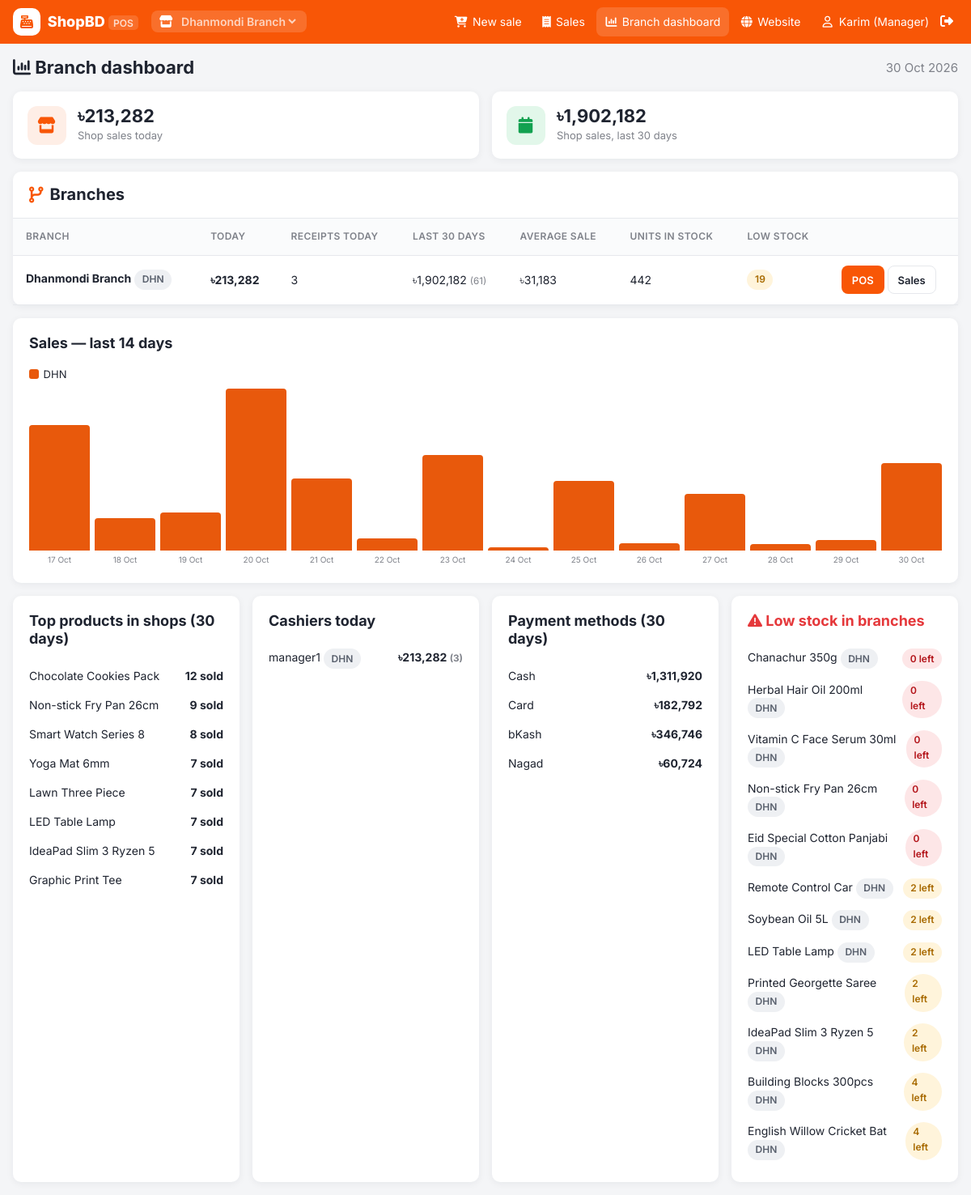
The app's page /pos/dashboard/ (signed in) with its own data.
### core/models.py (models this page shows, shortened)
class SiteSetting(TranslatableMixin, models.Model):
    site_name = models.CharField(max_length=100, default="ShopBD")
    tagline = models.CharField(max_length=200, blank=True, default="Online Shopping in Bangladesh")
    logo = models.ImageField(upload_to="site/", blank=True)
    favicon = models.ImageField(upload_to="site/", blank=True)
    phone = models.CharField(max_length=30, blank=True, default="+880 1700-000000")
    email = models.EmailField(blank=True, default="support@shopbd.com")
    address = models.CharField(max_length=255, blank=True, default="Dhaka, Bangladesh")
    facebook = models.URLField(blank=True)
    instagram = models.URLField(blank=True)
    youtube = models.URLField(blank=True)
    top_notice = models.CharField(max_length=255, blank=True, default="Free delivery on orders over ৳2000!")
    default_language = models.CharField(
        max_length=10, choices=settings.LANGUAGES, default="en",
        help_text="নতুন ভিজিটর প্রথমে এই ভাষায় সাইট দেখবে (পরে নিজে বদলাতে পারবে)",
    )
    shipping_inside_dhaka = models.DecimalField(max_digits=8, decimal_places=2, default=Decimal("60"))
    shipping_outside_dhaka = models.DecimalField(max_digits=8, decimal_places=2, default=Decimal("120"))
    free_shipping_over = models.DecimalField(
        max_digits=10, decimal_places=2, default=Decimal("2000"),
        help_text="0 দিলে ফ্রি ডেলিভারি বন্ধ থাকবে",
    )
    bkash_number = models.CharField(max_length=20, blank=True, default="01700000000")
    nagad_number = models.CharField(max_length=20, blank=True, default="01700000000")
    enable_cod = models.BooleanField("Enable Cash on Delivery", default=True)
    enable_bkash = models.BooleanField(default=True)
    enable_nagad = models.BooleanField(default=True)
    footer_text = models.TextField(blank=True, default="Your trusted online shop.")
    class Meta:
        verbose_name = "Site Setting"
        verbose_name_plural = "Site Settings"
    @classmethod
    def load(cls):
        obj, _ = cls.objects.get_or_create(pk=1)
        return obj

### pos/models.py (models this page shows, shortened)
class Branch(models.Model):
    name = models.CharField(max_length=100)
    code = models.CharField(max_length=10, unique=True,
                            help_text="ছোট কোড, রশিদ নম্বরে ব্যবহার হয় (যেমন DHN, UTT)")
    address = models.CharField(max_length=255, blank=True)
    phone = models.CharField(max_length=30, blank=True)
    receipt_footer = models.CharField(max_length=255, blank=True,
                                      default="Thank you for shopping with us! Goods sold can be exchanged within 7 days with receipt.")
    sell_without_stock = models.BooleanField(
        default=False, help_text="টিক দিলে শাখায় স্টক না থাকলেও বিক্রি করা যাবে (স্টক মাইনাসে যাবে না, ০ থাকবে)")
    is_active = models.BooleanField(default=True)
    created_at = models.DateTimeField(auto_now_add=True)
    class Meta:
        ordering = ["name"]
        verbose_name_plural = "Branches"

class BranchStock(models.Model):
    branch = models.ForeignKey(Branch, on_delete=models.CASCADE, related_name="stocks")
    product = models.ForeignKey("store.Product", on_delete=models.CASCADE, related_name="branch_stocks")
    quantity = models.PositiveIntegerField(default=0)
    low_stock_alert = models.PositiveIntegerField(default=5)
    updated_at = models.DateTimeField(auto_now=True)
    class Meta:
        unique_together = ("branch", "product")
        ordering = ["branch", "product__name"]
        verbose_name = "Branch stock"
        verbose_name_plural = "Branch stock"

### store/models.py (models this page shows, shortened)
class Product(TranslatableMixin, models.Model):
    name = models.CharField(max_length=200)
    slug = models.SlugField(max_length=220, unique=True, blank=True, allow_unicode=True)
    sku = models.CharField("SKU", max_length=50, blank=True)
    category = models.ForeignKey(Category, on_delete=models.PROTECT, related_name="products")
    brand = models.ForeignKey(Brand, null=True, blank=True, on_delete=models.SET_NULL, related_name="products")
    short_description = models.CharField(max_length=300, blank=True)
    description = models.TextField(blank=True, help_text="HTML লেখা যাবে")
    specification = models.TextField(blank=True, help_text="প্রতি লাইনে একটি:  Key: Value")
    price = models.DecimalField("Regular price (৳)", max_digits=10, decimal_places=2)
    discount_price = models.DecimalField("Sale price (৳)", max_digits=10, decimal_places=2, null=True, blank=True)
    stock = models.PositiveIntegerField(default=0)
    image = models.ImageField("Main image", upload_to="products/")
    is_active = models.BooleanField(default=True)
    is_featured = models.BooleanField(default=False)
    is_flash_sale = models.BooleanField(default=False)
    is_new_arrival = models.BooleanField(default=True)
    rating = models.DecimalField(max_digits=3, decimal_places=2, default=Decimal("0"), editable=False)
    review_count = models.PositiveIntegerField(default=0, editable=False)
    sold_count = models.PositiveIntegerField(default=0)
    views = models.PositiveIntegerField(default=0, editable=False)
    created_at = models.DateTimeField(auto_now_add=True)
    updated_at = models.DateTimeField(auto_now=True)
    objects = ProductQuerySet.as_manager()
    class Meta:
        ordering = ["-created_at"]
        indexes = [models.Index(fields=["is_active", "-created_at"])]

### pos/views.py (the view)
# urls.py: path("dashboard/", views.dashboard, name="dashboard"),
@pos_required
def dashboard(request):
    user = request.user
    branches = list(allowed_branches(user))
    if not can_see_all_branches(user) and not is_manager(user):
        raise PermissionDenied
    today = timezone.localdate()
    start_30 = today - timedelta(days=29)
    days = [today - timedelta(days=i) for i in range(13, -1, -1)]
    sales = Sale.objects.filter(branch__in=branches, status="completed")
    rows = []
    for b in branches:
        bs = sales.filter(branch=b)
        t = bs.filter(created_at__date=today).aggregate(s=Sum("total"), n=Count("id"))
        m = bs.filter(created_at__date__gte=start_30).aggregate(s=Sum("total"), n=Count("id"))
        low = BranchStock.objects.filter(branch=b, quantity__lte=F("low_stock_alert")).count()
        rows.append({"branch": b, "today": t["s"] or 0, "today_n": t["n"], "month": m["s"] or 0, "month_n": m["n"],
                     "avg": (m["s"] or 0) / m["n"] if m["n"] else 0, "low": low,
                     "stock_units": BranchStock.objects.filter(branch=b).aggregate(u=Sum("quantity"))["u"] or 0})
    daily = {(r["branch_id"], r["day"]): float(r["s"]) for r in
             sales.filter(created_at__date__gte=days[0]).annotate(day=TruncDate("created_at"))
             .values("branch_id", "day").annotate(s=Sum("total"))}
    show_online = can_see_all_branches(user)
    online_qs = Order.objects.exclude(status__in=["cancelled", "returned"])
    online_daily = {r["day"]: float(r["s"]) for r in
                    online_qs.filter(created_at__date__gte=days[0]).annotate(day=TruncDate("created_at"))
                    .values("day").annotate(s=Sum("total"))} if show_online else {}
    chart = []
    for d in days:
        parts = [{"name": b.code, "value": daily.get((b.id, d), 0.0)} for b in branches]
        if show_online:
            parts.append({"name": "Online", "value": online_daily.get(d, 0.0)})
        chart.append({"label": d.strftime("%d %b"), "parts": parts, "total": sum(p["value"] for p in parts)})
    peak = max([c["total"] for c in chart] + [1])
    for c in chart:
        for p in c["parts"]:
            p["pct"] = round(p["value"] * 100 / peak, 2)
    online_today = online_qs.filter(created_at__date=today).aggregate(s=Sum("total"), n=Count("id")) if show_online else None
    online_month = online_qs.filter(created_at__date__gte=start_30).aggregate(s=Sum("total"), n=Count("id")) if show_online else None
    shop_today = sum(r["today"] for r in rows)
    shop_month = sum(r["month"] for r in rows)
    month_items = SaleItem.objects.filter(sale__in=sales.filter(created_at__date__gte=start_30))
    top_products = month_items.values("product_name").annotate(qty=Sum("quantity")).order_by("-qty")[:8]
    cashiers = (sales.filter(created_at__date=today).values("cashier__username", "branch__code")
                .annotate(s=Sum("total"), n=Count("id")).order_by("-s"))
    payments = [(label, sales.filter(created_at__date__gte=start_30, payment_method=key).aggregate(s=Sum("total"))["s"] or 0)
                for key, label in Sale.PAYMENT_CHOICES]
    low_stock = (BranchStock.objects.filter(branch__in=branches, quantity__lte=F("low_stock_alert"))
                 .select_related("branch", "product").order_by("quantity")[:12])
    return render(request, "pos/dashboard.html", _pos_context(
        request, current_branch(request), rows=rows, chart=chart, show_online=show_online,
        online_today=online_today, online_month=online_month, shop_today=shop_today, shop_month=shop_month,
        top_products=top_products, cashiers=cashiers, payments=payments, low_stock=low_stock,
        legend=[b.code for b in branches] + (["Online"] if show_online else []), today=today))

### templates/pos/dashboard.html (shortened to what this page needs)
{% extends "pos/base_pos.html" %}
{% load i18n shop_tags %}
{% block body %}
<div class="pos-page">
  <div class="pos-page-head">
    <h1><i class="fa-solid fa-chart-column"></i> {% trans "Branch dashboard" %}</h1>
    <span class="muted">{{ today|date:"d M Y" }}</span>
  </div>
  <div class="stat-grid mb-2">
    <div class="stat"><span class="ic"><i class="fa-solid fa-store"></i></span><div><strong>{{ shop_today|taka }}</strong><span>{% trans "Shop sales today" %}</span></div></div>
    <div class="stat"><span class="ic green"><i class="fa-solid fa-calendar"></i></span><div><strong>{{ shop_month|taka }}</strong><span>{% trans "Shop sales, last 30 days" %}</span></div></div>
  </div>
  <section class="card mb-2">
    <div class="section-head"><h2><i class="fa-solid fa-code-branch"></i> {% trans "Branches" %}</h2>
      {% if user.is_superuser %}<a class="btn btn-outline btn-sm" href="{% url 'admin:pos_branch_add' %}"><i class="fa-solid fa-plus"></i> {% trans "Add branch" %}</a>{% endif %}</div>
    <div class="table-wrap"><table class="table">
      <thead><tr><th>{% trans "Branch" %}</th><th>{% trans "Today" %}</th><th>{% trans "Receipts today" %}</th><th>{% trans "Last 30 days" %}</th><th>{% trans "Average sale" %}</th><th>{% trans "Units in stock" %}</th><th>{% trans "Low stock" %}</th><th></th></tr></thead>
      <tbody>{% for r in rows %}
        <tr>
          <td><strong>{{ r.branch.name }}</strong> <span class="badge badge-muted">{{ r.branch.code }}</span></td>
          <td><strong>{{ r.today|taka }}</strong></td><td>{{ r.today_n }}</td>
          <td>{{ r.month|taka }} <small class="muted">({{ r.month_n }})</small></td>
          <td>{{ r.avg|taka }}</td><td>{{ r.stock_units }}</td>
          <td>{% if r.low %}<span class="badge badge-warning">{{ r.low }}</span>{% else %}<span class="badge badge-success">0</span>{% endif %}</td>
          <td style="white-space:nowrap"><a class="btn btn-primary btn-sm" href="{% url 'pos:terminal' %}?branch={{ r.branch.pk }}">POS</a>
            <a class="btn btn-outline btn-sm" href="{% url 'pos:sales' %}?branch={{ r.branch.pk }}">{% trans "Sales" %}</a></td>
        </tr>
      {% empty %}<tr><td colspan="8" class="muted">{% trans "No branches yet." %}</td></tr>{% endfor %}</tbody>
    </table></div>
  </section>
  <section class="card card-body mb-2">
    <h3 class="card-title">{% trans "Sales — last 14 days" %}</h3>
    <div class="legend">{% for name in legend %}<span><i class="sw sw-{{ forloop.counter0 }}"></i>{{ name }}</span>{% endfor %}</div>
    <div class="stack-chart" dir="ltr">
      {% for c in chart %}
      <div class="col" title="{{ c.label }}: ৳{{ c.total|floatformat:0 }}">
        <div class="stack">{% for p in c.parts %}<span class="seg sw-{{ forloop.counter0 }}" style="height:{{ p.pct }}%" title="{{ p.name }}: ৳{{ p.value|floatformat:0 }}"></span>{% endfor %}</div>
        <small>{{ c.label }}</small>
      </div>
      {% endfor %}
    </div>
  </section>
  <div class="dash-grid">
    <section class="card card-body">
      <h3 class="card-title">{% trans "Top products in shops (30 days)" %}</h3>
      {% for t in top_products %}<div class="summary-row"><span>{{ t.product_name|truncatechars:34 }}</span><strong>{% blocktrans with n=t.qty %}{{ n }} sold{% endblocktrans %}</strong></div>
      {% empty %}<p class="muted">{% trans "No sales yet." %}</p>{% endfor %}
    </section>
    <section class="card card-body">
      <h3 class="card-title">{% trans "Cashiers today" %}</h3>
      {% for c in cashiers %}<div class="summary-row"><span>{{ c.cashier__username|default:"—" }} <span class="badge badge-muted">{{ c.branch__code }}</span></span><strong>{{ c.s|taka }} <small class="muted">({{ c.n }})</small></strong></div>
      {% empty %}<p class="muted">{% trans "No sales yet." %}</p>{% endfor %}
    </section>
    <section class="card card-body">
      <h3 class="card-title">{% trans "Payment methods (30 days)" %}</h3>
      {% for label, amount in payments %}<div class="summary-row"><span>{{ label }}</span><strong>{{ amount|taka }}</strong></div>{% endfor %}
    </section>
    <section class="card card-body">
      <h3 class="card-title" style="color:var(--danger)"><i class="fa-solid fa-triangle-exclamation"></i> {% trans "Low stock in branches" %}</h3>
      {% for s in low_stock %}<div class="summary-row"><span>{{ s.product|tr:"name"|truncatechars:26 }} <span class="badge badge-muted">{{ s.branch.code }}</span></span><span class="badge badge-{% if s.quantity == 0 %}danger{% else %}warning{% endif %}">{% blocktrans with n=s.quantity %}{{ n }} left{% endblocktrans %}</span></div>
      {% empty %}<p class="muted">{% trans "All products are well stocked." %}</p>{% endfor %}
    </section>
  </div>
</div>
{% endblock %}

### templates/pos/base_pos.html (shortened to what this page needs)
{% load static i18n shop_tags %}{% get_current_language as LANGUAGE_CODE %}{% get_current_language_bidi as LANGUAGE_BIDI %}<!DOCTYPE html>
<html lang="{{ LANGUAGE_CODE }}" dir="{% if LANGUAGE_BIDI %}rtl{% else %}ltr{% endif %}">
<head>
  <link rel="stylesheet" href="https://cdnjs.cloudflare.com/ajax/libs/font-awesome/6.5.2/css/all.min.css">
  <link rel="stylesheet" href="{% static 'css/style.css' %}">
  <link rel="stylesheet" href="{% static 'pos/pos.css' %}">
</head>
<body class="pos-body">
  <header class="pos-top">
    <a href="{% url 'pos:terminal' %}" class="pos-brand"><span class="logo-mark"><i class="fa-solid fa-cash-register"></i></span><span>{{ site.site_name }} <small>POS</small></span></a>
    <form method="get" class="pos-branch" action="">
      <i class="fa-solid fa-store"></i>
      <select id="branch-select" name="branch" onchange="this.form.submit()" {% if branches|length < 2 %}disabled{% endif %}>
        {% for b in branches %}<option value="{{ b.pk }}" {% if b.pk == branch.pk %}selected{% endif %}>{{ b.name }}</option>{% endfor %}
      </select>
    </form>
    {% with n=request.resolver_match.url_name %}
    <nav class="pos-nav">
      <a href="{% url 'pos:terminal' %}" class="{% if n == 'terminal' %}active{% endif %}"><i class="fa-solid fa-cart-plus"></i><span>{% trans "New sale" %}</span></a>
      <a href="{% url 'pos:sales' %}" class="{% if n == 'sales' %}active{% endif %}"><i class="fa-solid fa-receipt"></i><span>{% trans "Sales" %}</span></a>
      {% if is_manager or can_see_all %}<a href="{% url 'pos:dashboard' %}" class="{% if n == 'dashboard' %}active{% endif %}"><i class="fa-solid fa-chart-column"></i><span>{% trans "Branch dashboard" %}</span></a>{% endif %}
      <a href="{% url 'core:home' %}"><i class="fa-solid fa-globe"></i><span>{% trans "Website" %}</span></a>
    </nav>
    {% endwith %}
    <div class="pos-user"><i class="fa-regular fa-user"></i> {{ user.first_name|default:user.username }}
      <form method="post" action="{% url 'accounts:logout' %}">{% csrf_token %}<button type="submit" title="{% trans 'Logout' %}"><i class="fa-solid fa-right-from-bracket"></i></button></form>
    </div>
  </header>
  {% block body %}{% endblock %}
  {% trans "Ends in" as t_ends %}{% trans "Something went wrong." as t_wrong %}{% trans "Free" as t_free %}{% trans "Close" as t_close %}
</body>
</html>

### records on screen
SiteSetting: site_name "ShopBD"
Branch: branch.name "Dhanmondi Branch", branch.code "DHN", today|taka "৳213,282", today_n "3", month|taka "৳1,902,182", month_n "61", avg|taka "৳31,183", stock_units "442", low "19", legend "DHN"
BranchStock: product|tr "Chanachur 350g", branch.code "DHN"
BranchStock: product|tr "Herbal Hair Oil 200ml", branch.code "DHN"
BranchStock: product|tr "Vitamin C Face Serum 30ml", branch.code "DHN"
BranchStock: product|tr "Non-stick Fry Pan 26cm", branch.code "DHN"
BranchStock: product|tr "Eid Special Cotton Panjabi", branch.code "DHN"
BranchStock: product|tr "Remote Control Car", branch.code "DHN"
BranchStock: product|tr "Soybean Oil 5L", branch.code "DHN"
BranchStock: product|tr "LED Table Lamp", branch.code "DHN"
BranchStock: product|tr "Printed Georgette Saree", branch.code "DHN"
BranchStock: product|tr "IdeaPad Slim 3 Ryzen 5", branch.code "DHN"
BranchStock: product|tr "Building Blocks 300pcs", branch.code "DHN"
BranchStock: product|tr "English Willow Cricket Bat", branch.code "DHN"

### other values on screen
{{ user.first_name|default:user.username }} "Karim (Manager)"
{{ today|date:"d M Y" }} "30 Oct 2026"
{{ shop_today|taka }} "৳213,282"
{{ shop_month|taka }} "৳1,902,182"
{{ c.label }} "17 Oct" "18 Oct" "19 Oct" "20 Oct" "21 Oct" "22 Oct" "23 Oct" "24 Oct" "25 Oct" "26 Oct" "27 Oct" "28 Oct" "29 Oct" "30 Oct"
{{ t.product_name|truncatechars:34 }} "Chocolate Cookies Pack" "Non-stick Fry Pan 26cm" "Smart Watch Series 8" "Yoga Mat 6mm" "Lawn Three Piece" "LED Table Lamp" "IdeaPad Slim 3 Ryzen 5" "Graphic Print Tee"
{{ c.cashier__username|default:"—" }} "manager1"
{{ c.branch__code }} "DHN"
{{ c.s|taka }} "৳213,282"
{{ c.n }} "3"
{{ label }} "Cash" "Card" "bKash" "Nagad"
{{ amount|taka }} "৳1,311,920" "৳182,792" "৳346,746" "৳60,724"
form field branch "Dhanmondi Branch"
